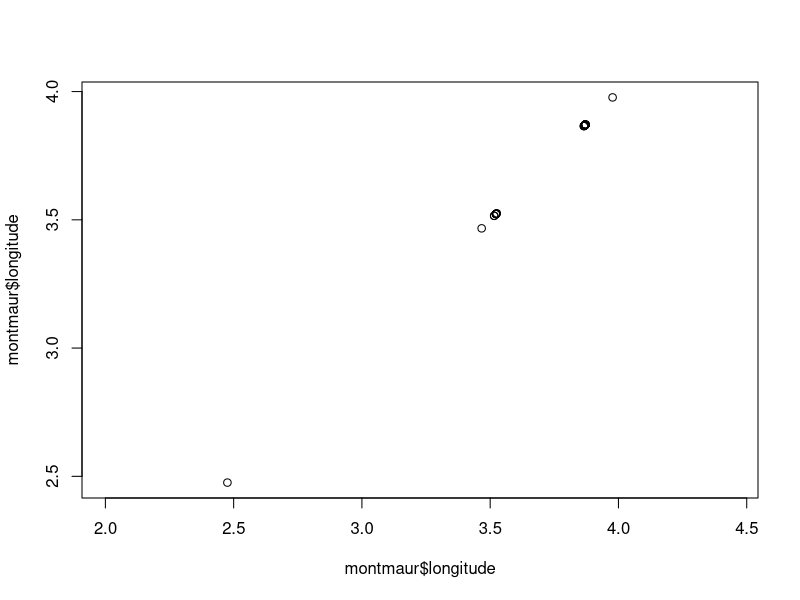
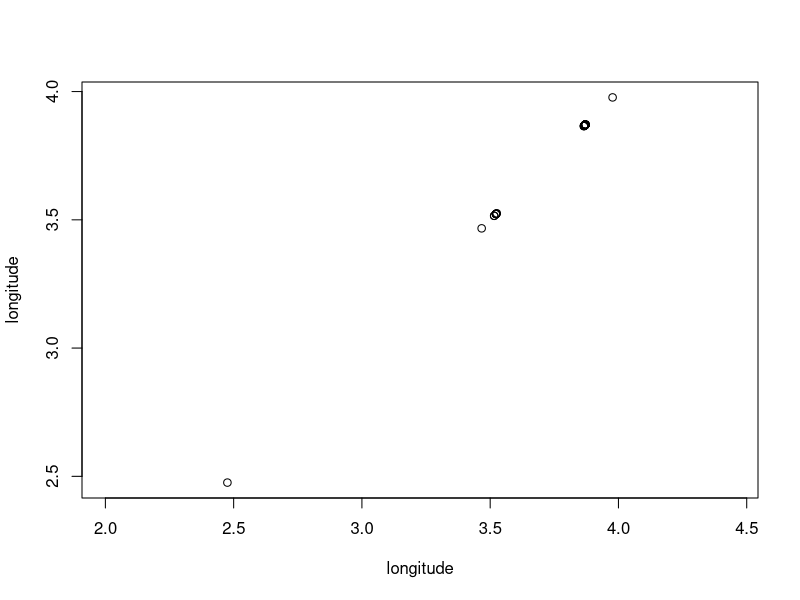
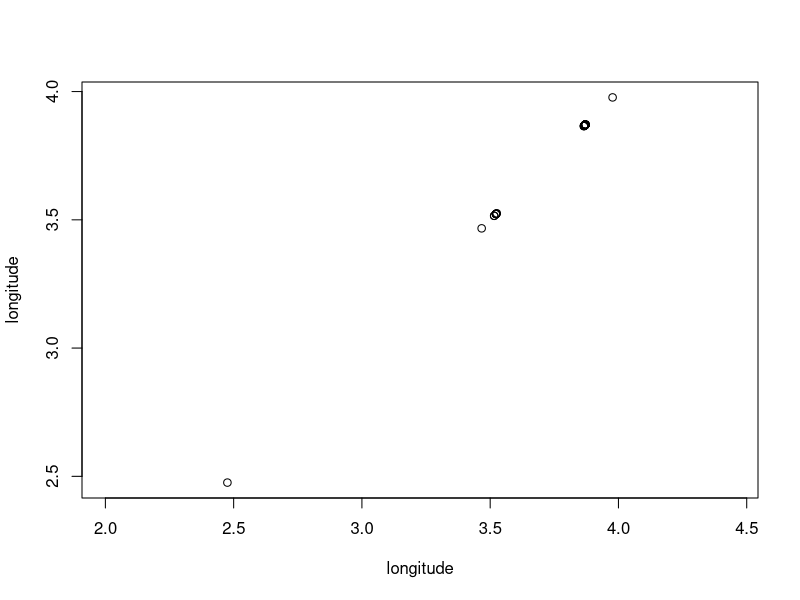
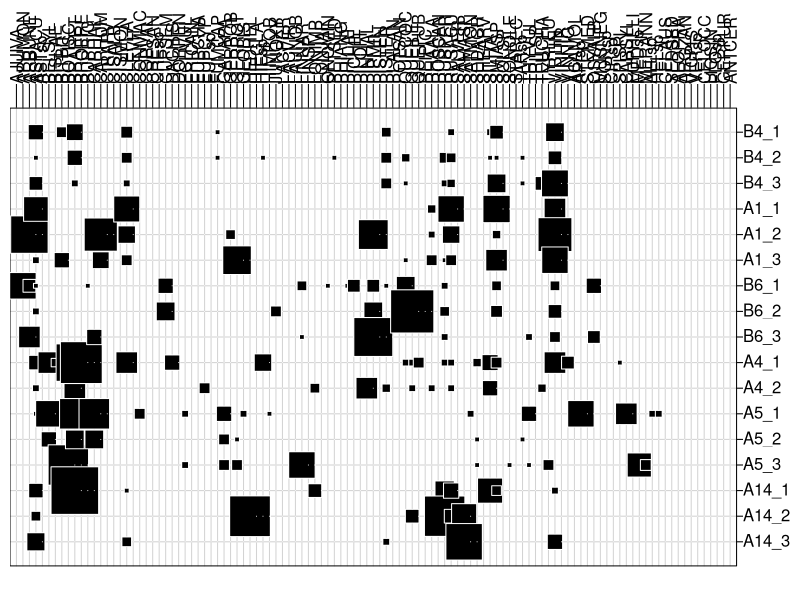
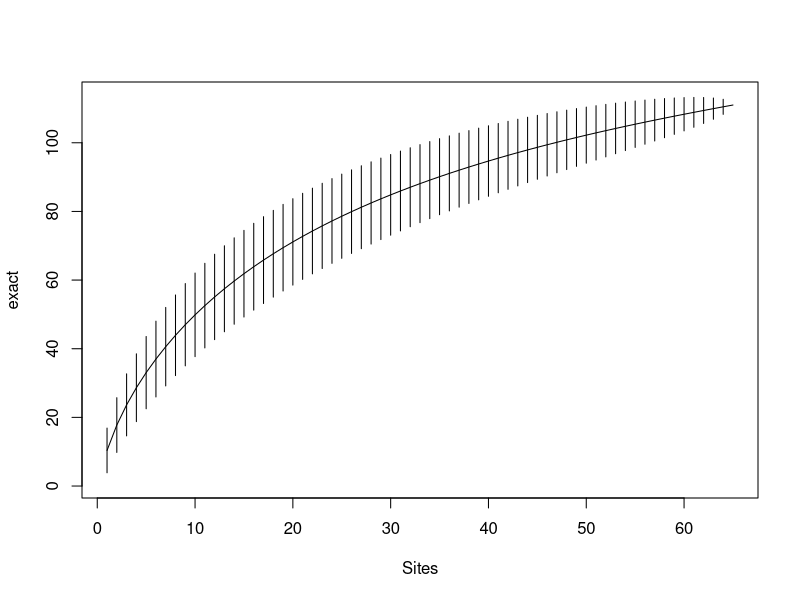
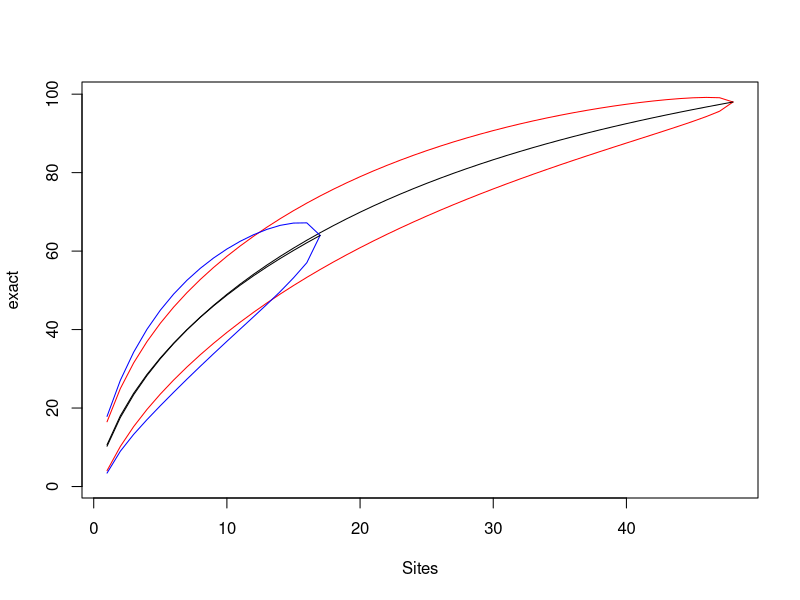
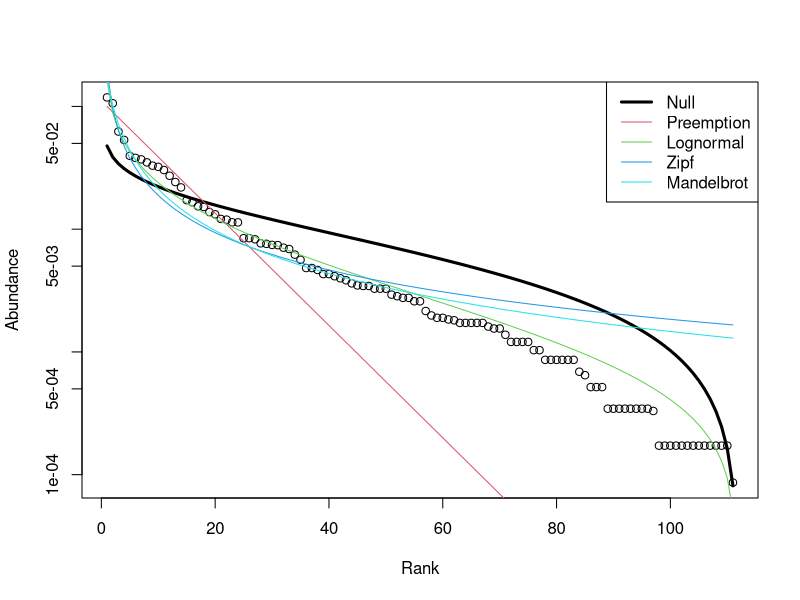
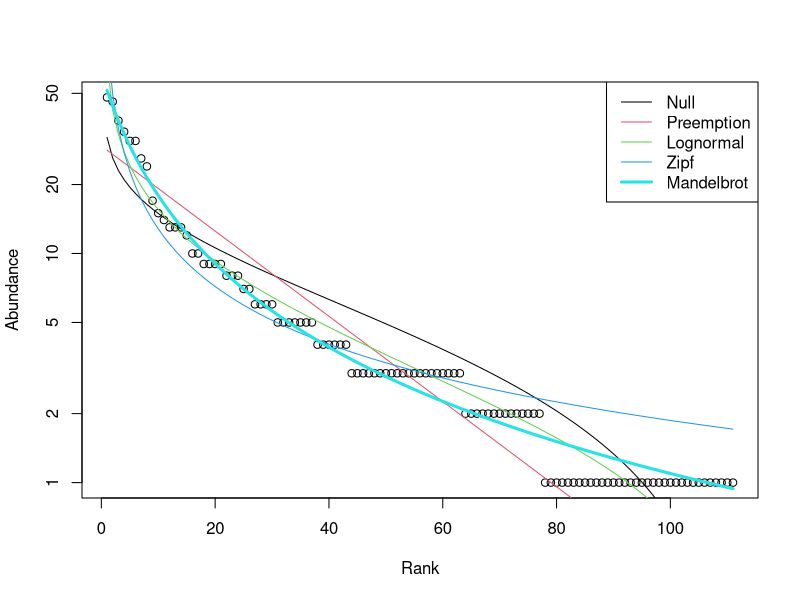

Write the R code that produced these figures, in order.
## ---- chunk 1
# Installation of packages if necessary
InstallPackages <- function(Packages) {
  InstallPackage <- function(Package) {
    if (!Package %in% installed.packages()[, 1]) {
      install.packages(Package, repos="https://cran.rstudio.com/")
    }
  }
  invisible(sapply(Packages, InstallPackage))
}
# Basic packages
InstallPackages(c("bookdown", "formatR", "tidyverse"))
# Specific packages
InstallPackages(
  c(
    "ade4", 
    "vegan"
  )
)
# knitr options
knitr::opts_chunk$set(echo = TRUE, cache = FALSE, message = FALSE, warning = FALSE)
# Load the tidyverse
library("tidyverse")
## ---- chunk 2
montmaur <- read.csv2("data/species.csv")
## ---- chunk 3
head(montmaur)
str(montmaur)
summary(montmaur)
## ---- chunk 4
# Force the aspect ratio
plot(x = montmaur$longitude, y = montmaur$longitude, asp = 1)
## ---- chunk 5
attach(montmaur)
plot(x = longitude, y = longitude, asp = 1)
# Don't forget to detach after use!
detach(montmaur)
## ---- chunk 6
with(montmaur,
  # Indent the code
  plot(x = longitude, y = longitude, asp = 1)
  # Close the bracket
)
## ---- chunk 7
# The first 10 columns contain plot data, the others, the species abundances
min(rowSums(montmaur[, -(1:10)]))
## ---- chunk 8
# The first 10 columns contain plot data, the others, the species abundances
which(colSums(montmaur[, -(1:10)]) == 0)
# Numbers are those of the columns. They are named.
## ---- chunk 9
montmaur_sp <- montmaur[, -(1:10)][, -which(colSums(montmaur[, -(1:10)]) == 0)]
# Add the plot names
rownames(montmaur_sp) <- montmaur$code_rel
## ---- chunk 10
montmaur_sp_n <- montmaur_sp[montmaur$versant == "N", ]
montmaur_sp_s <- montmaur_sp[montmaur$versant == "S", ]
## ---- chunk 11
library("ade4")
table.value(montmaur_sp_n, clegend=0) 
## ---- chunk 12
library("tidyverse")
montmaur <- read_csv2("data/species.csv")
## ---- chunk 13
montmaur %>%
  # Filter the north face
  filter(versant == "N") %>% 
  # Select species columns
  select(!(Groupe:rec_tot)) %>% 
  # Eliminate absent species
  select(where(~sum(.) != 0))
## ---- chunk 14
library("vegan")
sac <- specaccum(montmaur_sp)
plot(sac)
sac_n <- specaccum(montmaur_sp_n) 
sac_s <- specaccum(montmaur_sp_s)
## ---- chunk 15
sac$richness
## ---- chunk 16
plot(sac_s, ci.type = "line", ci.col = "red")
plot(sac_n, ci.type = "line", ci.col = "blue", add = TRUE)
## ---- chunk 17
# Find the smallest number of plots
rarefied_n <- min(nrow(montmaur_sp_n), nrow(montmaur_sp_s))
# Estimate and estimator sd 
# Rarified richness at n=17 quadra
sac_n$richness[rarefied_n]
sac_n$sd[rarefied_n]
sac_s$richness[rarefied_n]
sac_s$sd[rarefied_n]
## ---- chunk 18
# Sum the species cover
sp_cover <- colSums(montmaur_sp)
# Normalise
sp_cover <- sp_cover / sum(sp_cover)
## ---- chunk 19
radfit(sp_cover)
plot(radfit(sp_cover))
## ---- chunk 20
# Specific richness S
sp_richness <- specnumber(montmaur_sp, MARGIN = 1)
## ---- chunk 21
# Species occurrences
sp_occurrence <- specnumber(montmaur_sp, MARGIN = 2)
plot(radfit(sp_occurrence))
